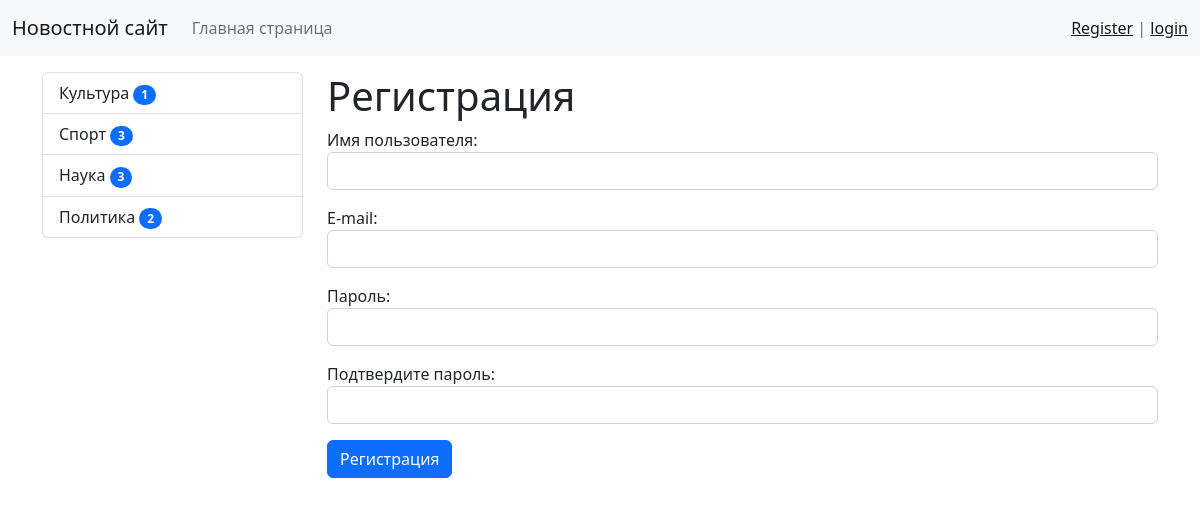
Screenshot of /register/ with the database file from the repository.
### news/models.py (models this page shows, shortened)
class Category(models.Model):
    title = models.CharField(max_length=150, db_index=True, verbose_name='Наименование категории')
    def get_absolute_url(self):
        return reverse('category', kwargs={'category_id': self.pk})
    class Meta:
        verbose_name = 'Категория'
        verbose_name_plural = 'Категория'
        ordering = ['title']

### news/views.py (the view)
# urls.py: path('register/', register, name='register'),
def register(request):
    if request.method == 'POST':
        form = UserRegisterForm(request.POST)
        if form.is_valid():
            user = form.save()
            login(request, user)
            messages.success(request, 'Вы успешно зарегистрировались')
            return redirect('home')
        else:
            messages.error(request, 'Ошибка регистрации')
    else:
        form = UserRegisterForm()
    context = {
        'form': form
    }
    return render(request, 'news/register.html', context)

### news/forms.py
class UserRegisterForm(UserCreationForm):
    username = forms.CharField(label='Имя пользователя', widget=forms.TextInput(attrs={'class': 'form-control',
                                                                                       'autocomplete': 'off'}))
    password1 = forms.CharField(label='Пароль', widget=forms.PasswordInput(attrs={'class': 'form-control'}))
    password2 = forms.CharField(label='Подтвердите пароль', widget=forms.PasswordInput(attrs={'class': 'form-control'}))
    email = forms.EmailField(label='E-mail', widget=forms.EmailInput(attrs={'class': 'form-control',
                                                                            'autocomplete': 'off'}))
    class Meta:
        model = User
        fields = ['username', 'email', 'password1', 'password2']

### news/templatetags/news_tags.py (called while the page is built)
@register.inclusion_tag('news/list_categories.html')
def show_categories():
    categories = Category.objects.annotate(cnt=Count('news', filter=F('news__is_published'))).filter(cnt__gt=0)
    return {'categories': categories}

### news/templates/news/register.html (shortened to what this page needs)
{% extends 'base.html' %}
{% block sidebar %}
{% include 'inc/_sidebar.html' %}
{% endblock %}
{% block content %}
<h1>Регистрация</h1>
<form method="post">
    {{ form.as_p }}
    <button type="submit" class="btn btn-primary btn-block">Регистрация</button>
</form>
{% endblock %}

### news/templates/news/list_categories.html
<div class="list-group">
    {% for item in categories %}
    <a href="{{ item.get_absolute_url }}" class="list-group-item list-group-item-action">{{item.title}}
    <span class="badge bg-primary rounded-pill">{{ item.cnt }}</span>
    </a>
    {% endfor %}
</div>

### nicesite/static/css/styles.css (style rules this page uses)
body { background-color: #fefefe; }

### rows the page displays
Category: title "Культура", cnt "1"
Category: title "Спорт", cnt "3"
Category: title "Наука", cnt "3"
Category: title "Политика", cnt "2"
